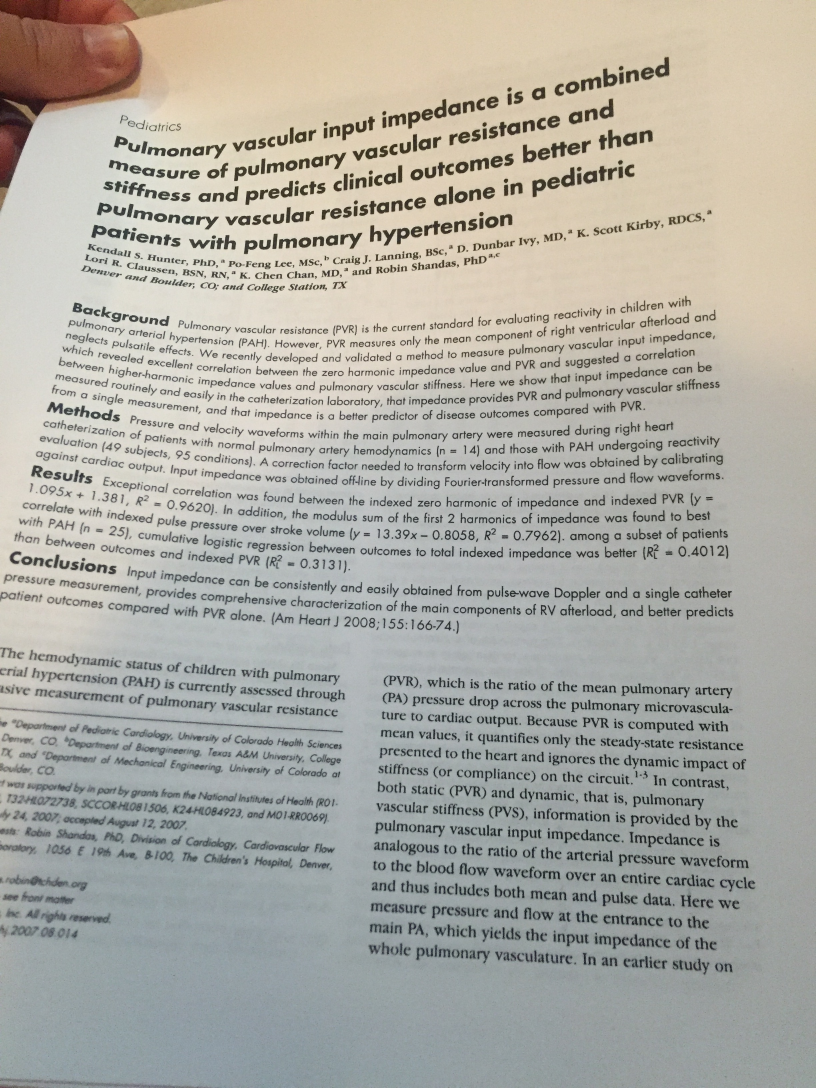
#> input picture opencv/ImageProc/Morphological Transformation/PaperIM.JPG, 2448 x 3264 px (shown at 1/3 size)
$ python Gradient.py   (older library calls are emulated)
#> lines starting #> are read from the running program, lines starting #| are printed output that depends on the picture
# In this script there are three types of gradient filters or High-pass filters used: sobel, scharr, laplacian

# sobel: joint gaussian smoothing and differentiation - more resistant to noise

# if ksize of -1 is specified, a 3x3 scharr filter used

# laplacian: calculates laplacian of image
# LapSrc = d^2(src)/dx^2 + d^2(src)/dy^2
# if ksize = 1, the following kernel is used:
# kernel = [0 1 0; 1 -4 1; 0 1 0]

import cv2
import numpy as np
from matplotlib import pyplot as plt

img = cv2.imread('PaperIM.JPG',0)
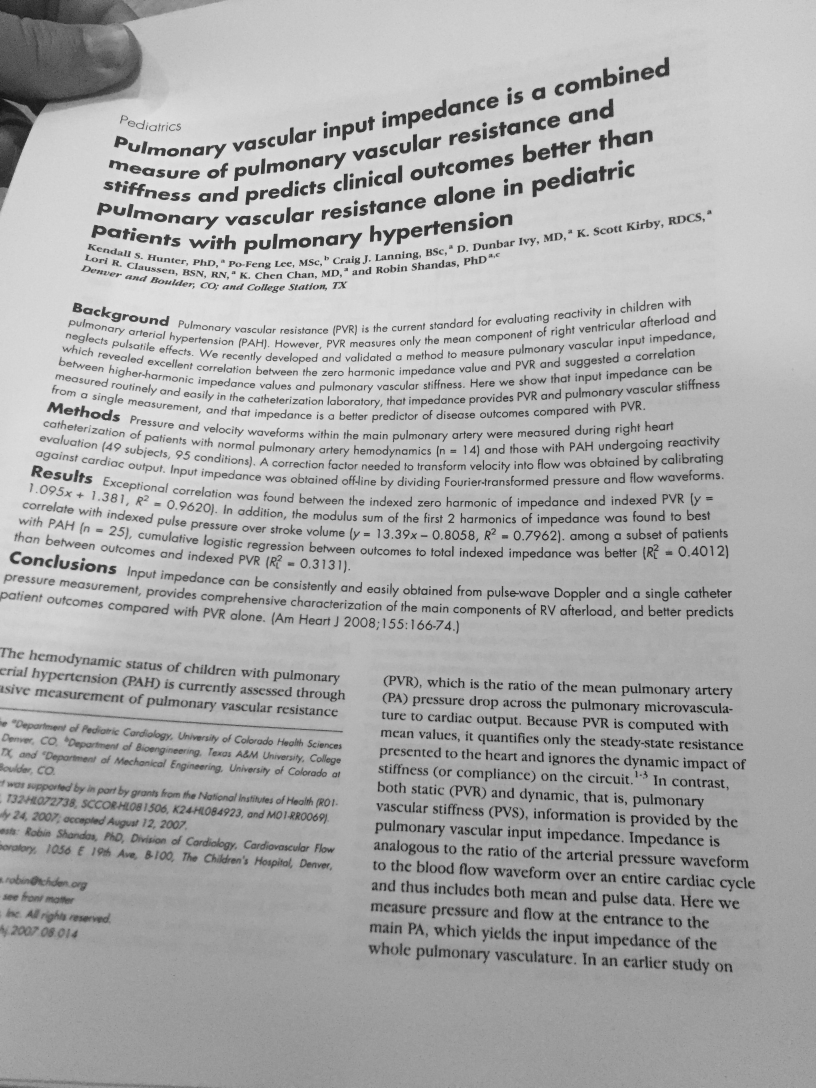
#> img: shape (3264, 2448) (shown at 1/3 size); min 0, max 245, mean 171.3

laplacian = cv2.Laplacian(img, cv2.CV_64F, ksize=1)
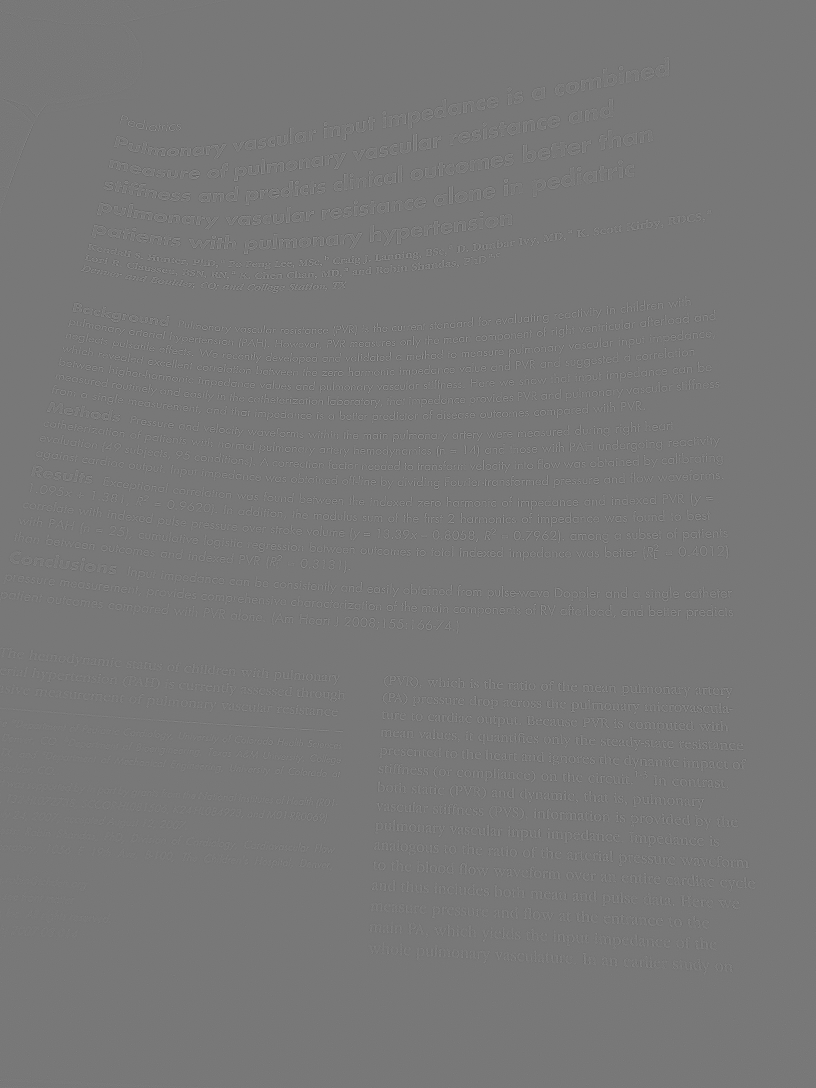
#> laplacian: shape (3264, 2448) float64 (shown at 1/3 size); min -287, max 320, mean 0; drawn with min black and max white
sobelx = cv2.Sobel(img, cv2.CV_64F,1,0,ksize=3)
sobely = cv2.Sobel(img,cv2.CV_64F,0,1,ksize=3)

plt.subplot(221), plt.imshow(img,'gray'), plt.title('Original')
plt.axis('off')
plt.subplot(222), plt.imshow(laplacian,'gray'), plt.title('Laplacian')
plt.axis('off')
plt.subplot(223), plt.imshow(sobelx,'gray'), plt.title('Sobel X')
plt.axis('off')
plt.subplot(224), plt.imshow(sobely,'gray'), plt.title('Sobel Y')
plt.axis('off')
plt.show()
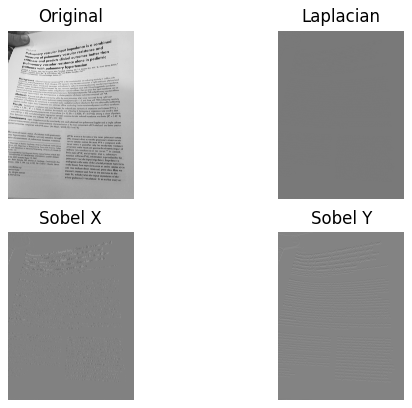
#> figure drawn by matplotlib, 4 panels
